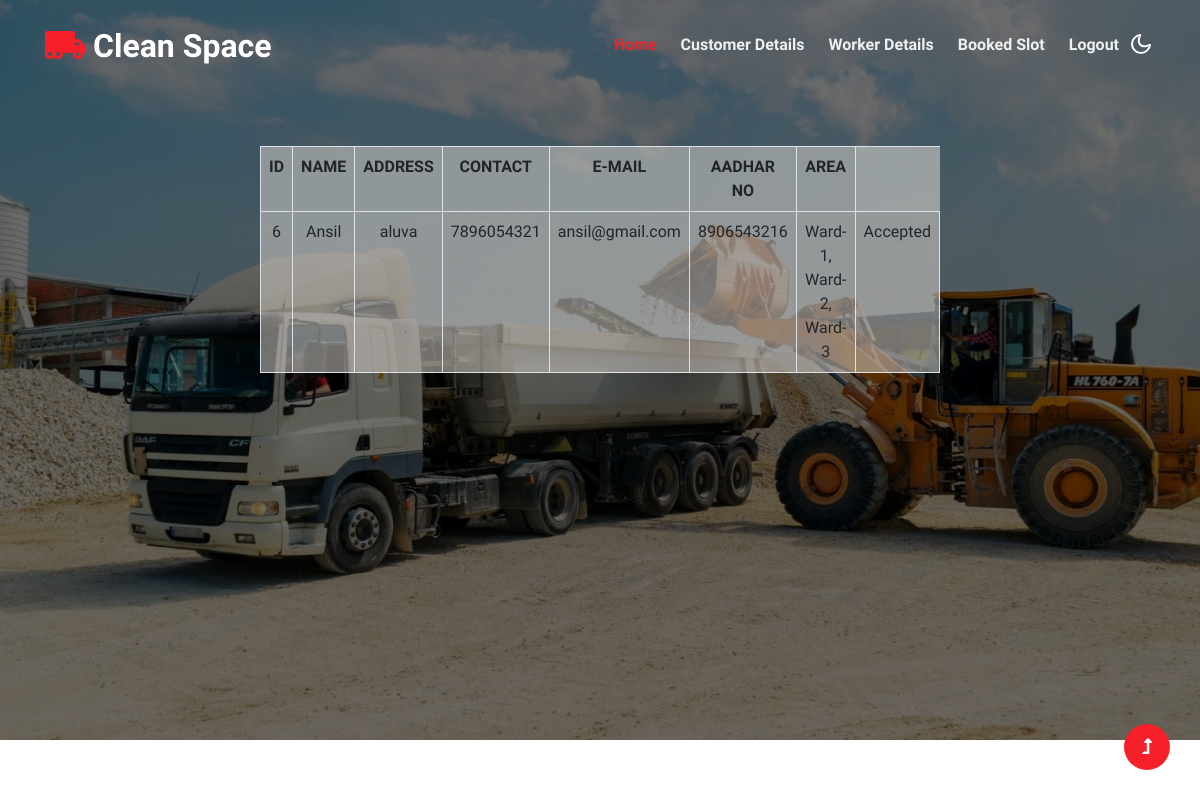
The page /workerdisp.php on the database its author committed.
### tables this page shows
CREATE TABLE `collection_agent` (
  `caid` int(20) NOT NULL,
  `caname` varchar(20) NOT NULL,
  `address` varchar(50) NOT NULL,
  `cacontact` bigint(10) NOT NULL,
  `caemail` varchar(50) NOT NULL,
  `caaadhar` bigint(12) NOT NULL,
  `area` varchar(50) NOT NULL,
  `pass` varchar(50) NOT NULL
);

### workerdisp.php (the view, shortened to what this page needs)
<!doctype html>
<html lang="en">
<head>
    <link rel="stylesheet" href="assets/css/style-starter.css">
</head>
<body>
    <header id="site-header" class="fixed-top">
        <div class="container">
            <nav class="navbar navbar-expand-lg navbar-light stroke py-lg-0">
                <h1><a class="navbar-brand" href="index.html">
                        <i class="fas fa-truck-moving"></i> Clean Space
                    </a></h1>
                <div class="collapse navbar-collapse" id="navbarScroll">
                    <ul class="navbar-nav ms-auto my-2 my-lg-0 navbar-nav-scroll">
                        <li class="nav-item">
                            <a class="nav-link active" aria-current="page" href="index.html">Home</a>
                        </li>
                        <li class="nav-item">
                            <a class="nav-link" href="customerdisp.php">customer details</a>
                        </li>
                        <li class="nav-item">
                            <a class="nav-link" href="workerdisp.php">worker details</a>
                        </li>
                        <li class="nav-item">
                            <a class="nav-link" href="bookdisp.php">booked slot</a>
                        </li>
                        <li class="nav-item">
                            <a class="nav-link" href="login.php">Logout</a>
                        </li>
                    </ul>
                </div>
                <div class="mobile-position">
                    <nav class="navigation">
                        <div class="theme-switch-wrapper">
                            <label class="theme-switch" for="checkbox">
                                <div class="mode-container">
                                    <i class="gg-moon"></i>
                                </div>
                            </label>
                        </div>
                    </nav>
                </div>
            </nav>
        </div>
    </header>
    <section class="w3l-main-slider banner-slider" id="home">
                <div class="slider-info banner-view banner-top1">
                    <div class="container">
                        <div class="banner-info header-hero-19">
<table class="table table-bordered table-hover table-striped"  style="background-color:rgba(237, 231, 225, 0.5);margin-top:50px" align="center" >
		<thread>
			<th>ID</th>
			<th>NAME</th>
			<th>ADDRESS</th>
            <th>CONTACT</th>
            <th>E-MAIL</th>
            <th>AADHAR NO</th>
            <th>AREA</th>
        </thread>
		<tbody>
		<?php
		include'connection.php';
		$sql="select*from collection_agent,login where login.uname=collection_agent.caemail ";
		$result=$conn->query($sql);
		while($row=$result->fetch_assoc())
		{
			echo"<tr><td>".$row['caid']."</td>";
			echo"<td>".$row['caname']."</td>";
			echo"<td>".$row['address']."</td>";
            echo"<td>".$row['cacontact']."</td>";
            echo"<td>".$row['caemail']."</td>";
            echo"<td>".$row['caaadhar']."</td>";
            echo"<td>".$row['area']."</td>";
            if($row['status']=="-1")
            {
               echo"<td>Rejected</td>";
            }
            elseif($row['status']=="1")
            {
               echo"<td>Accepted</td>";
            }
		}
	?>
	</tbody>
</table>
<li class="nav-item">
                        <a class="nav-link" href="booking.php">
                        </li>
                        </div>
                    </div>
                </div>
    </section>
        <button onclick="topFunction()" id="movetop" title="Go to top">
            <span class="fas fa-level-up-alt" aria-hidden="true"></span>
        </button>
</body>
</html>

### rows shown on the page
collection_agent: caid "6", caname "Ansil", address "aluva", cacontact "7896054321", caemail "ansil@gmail.com", caaadhar "8906543216", area "Ward-1, Ward-2, Ward-3"
